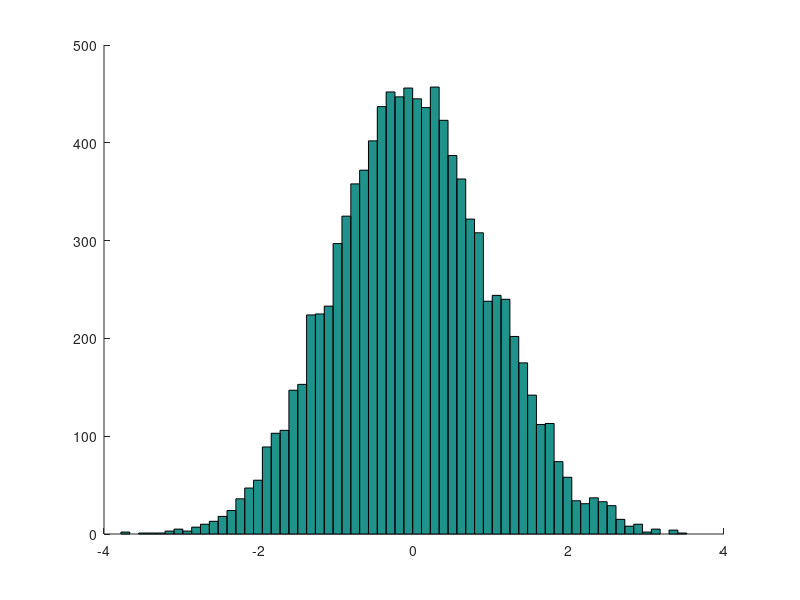

This chart was generated by the following MATLAB code:
#!/usr/bin/octave -qf
# Plots a histogram for a sample of random numbers fetched from the Gaussian distribution

randNormal = randn(1, 10e3);

hold on;
hist(randNormal, 64);
hold off;

pause;
input("Press any key to continue...")
